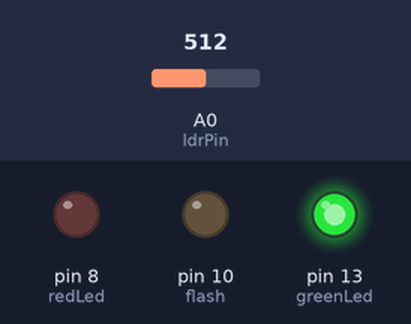
Bench run of a sketch on a simulated Arduino Uno, built with avr-gcc and run on an emulated ATmega328P. Parts: output pins drawn as LEDs (lit = HIGH). Inputs (shaded band) come from the test bench; at power-on: A0 (ldrPin) = 512.

Above: at 1.2 s.
1.3 s: A0 (ldrPin) set to 213
2.8 s: A0 (ldrPin) set to 185
At 4.7 s:
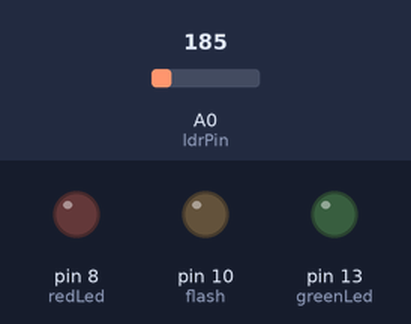
5.3 s: A0 (ldrPin) set to 210
At 6.5 s:
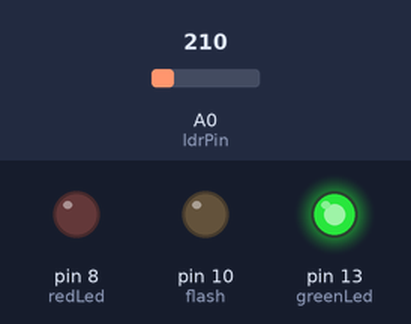
6.8 s: A0 (ldrPin) set to 190
At 7.6 s:
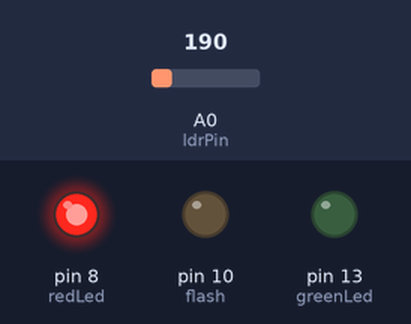
Timing chart, 0 to 9.8 s (numbered marks = the images above; inputs shaded):
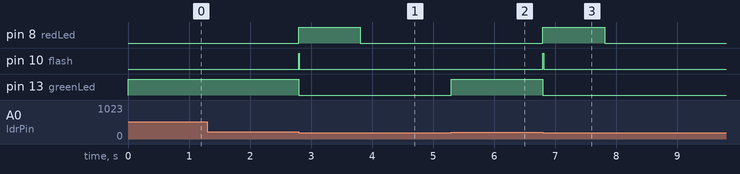

The sketch:

flashtrigger.ino
```cpp
int val=0; // To store the value from the LDR
int laserPin=12;
int redLed=8;
int flash=10;
int greenLed=13;
int ldrPin=0;
bool aligned=false;
bool lastAligned=false;
bool beamBroken=false;

void setup() {
  pinMode(greenLed,OUTPUT);
  pinMode(redLed,OUTPUT);
  pinMode(flash,OUTPUT);
}

void loop()
{
  // Laser/LDR alignment
  val=analogRead(ldrPin);
  if(val > 200)
  {
    digitalWrite(greenLed,HIGH);
    aligned=true;
  }
  else
  {
    digitalWrite(greenLed,LOW);
    aligned=false;
  }
  // Broken beam?
  if(lastAligned!=aligned && aligned==false)
  {
    // Alignment has changed or beam broken
    beamBroken=true;
  }
  else
  {
    beamBroken=false;
  }

  if(beamBroken)
  {
    digitalWrite(laserPin,LOW);
    // We probably need to put a delay here, to allow
    // the laser to turn off before the flash triggers
    digitalWrite(redLed,HIGH);
    digitalWrite(flash,HIGH);
    delay(10);
    digitalWrite(flash,LOW);
    delay(1000);
    digitalWrite(laserPin,HIGH);
    digitalWrite(redLed,LOW);
    delay(200); // Wait some time to allow the LDR
                // to stabilize after laser off/on
                // to avoid false positives.
  }
  digitalWrite(laserPin,HIGH);
  lastAligned=aligned;
}
```

Measured:
- the behaviour switches between 201 and 200 on A0 (ldrPin) (found by bisection; images 0 and 1)
- after the input at 1.3 s, every drawn part: stays the same
- after the input at 2.8 s, pin 8 (redLed): LOW → HIGH at once, → LOW 1.0 s later; pin 10 (flash): LOW → HIGH at once, → LOW 0.01 s later; pin 13 (greenLed): HIGH → LOW at once
- after the input at 5.3 s, pin 13 (greenLed): LOW → HIGH at once
- after the input at 6.8 s, pin 8 (redLed): LOW → HIGH at once, → LOW 1.0 s later; pin 10 (flash): LOW → HIGH at once, → LOW 0.01 s later; pin 13 (greenLed): HIGH → LOW at once
